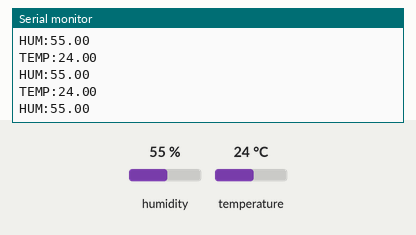
This sketch was run on a simulated ESP8266 (NodeMCU). On the bench: the last lines printed to the serial monitor. The test bench sets the inputs (shaded band); at power-on: humidity 55 %, temperature 24 °C.

Above: at 1.2 s.
1.3 s: humidity set to 22 %
At 2.0 s:
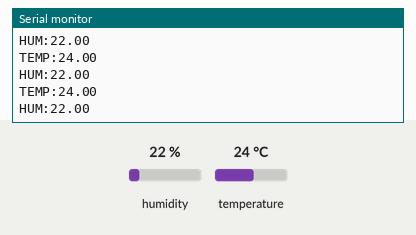
2.8 s: temperature set to 12 °C
At 3.3 s:
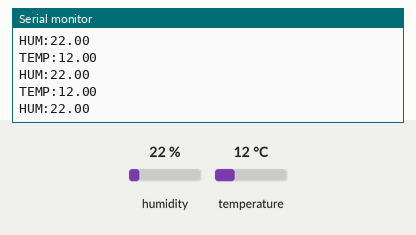
4.3 s: humidity set to 40 %
At 5.1 s:
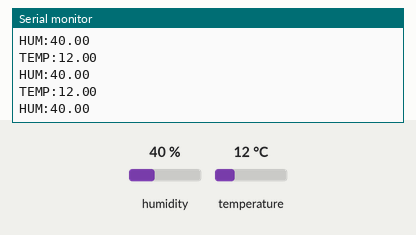
Timing chart, 0 to 7.3 s (numbered marks = the images above; inputs shaded):
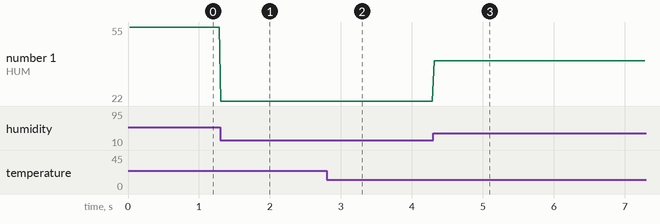

The sketch:

dhtuno.ino
```cpp
#include <dht.h>
dht DHT;
#define DHT11_PIN D4

void setup()
{
  Serial.begin(9600);
  pinMode(D4,INPUT);
}

void loop()
{
  int d=DHT.read11(DHT11_PIN);
  Serial.print("TEMP:");
  Serial.println(DHT.temperature);

  Serial.print("HUM:");
  Serial.println(DHT.humidity);
}
```

Measured:
- after the input at 1.3 s, the serial monitor: prints a new line at once (image 1)
- after the input at 2.8 s, the serial monitor: prints a new line at once (image 2)
- after the input at 4.3 s, the serial monitor: prints a new line at once (image 3)
- plotted number 1: 55 → 22 after the input at 1.3 s, 22 → 40 after the input at 4.3 s
